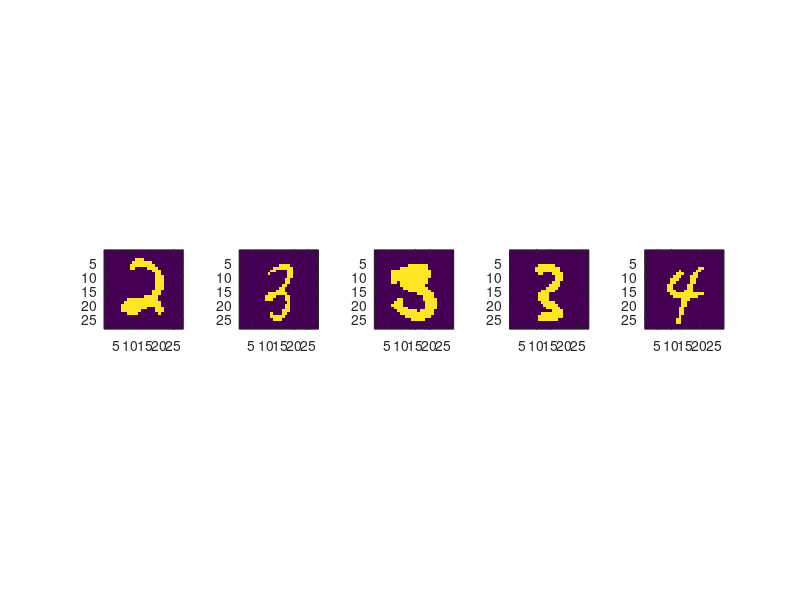

Reproduce this figure in MATLAB. (Note: this script raises an error after producing the figure.)
% loading data
clc
clear
N = 800; 
D = 28*28; 
X = uint8(zeros(N,D));
fid = fopen ('a012_images.dat', 'r');
for i = 1:N
    X(i,:) = fread(fid, [D], 'uint8');
end;
status = fclose(fid);
%%
% A4E4_1
number_of_images = 5;
for i=1:number_of_images
    subplot(1,number_of_images,i)
    imagesc(reshape(X(i,:), 28, 28))
%     BW_map=[1,1,1; 0,0,0]; colormap(BW_map);
    axis square
end
%%
% A4E_2
clc
clearvars -except X N D
N = length(X); % number of samples
K = 3; % number of classes, 3
PI = 1/K * ones(1,K); % a priori equal mixing coefficiens
% Initialize the means μk to random values around the sample mean of each variable
MU = 0.5.*rand(K, D) + 0.25;

% 1. evaluate the initial value of the log likelihood - Bishop eq(9.28)
likelihood = 0;
p_x_mu = [];
for j=1:K

    p_x_mu = p_x_mu * binopdf(X, 1, MU(j,i));

	likelihood_i = PI(j) * p_x_mu;
	likelihood = likelihood + likelihood_i;
end
total_log_likelihood = sum(log(likelihood));

total_log_likelihood


%%
iterations = 100;
store_log_likelihoods = zeros(1, iterations);
GAMMA = zeros(N, K); % responsibilities

for step=1:iterations
    step
    % 2. Evaluate the responsibilities using the current parameter values -
    % Bishop eq(9.23)
    
    for j=1:K
        p_x = PI(j)*mvnpdf(X, MU(j, :), SIGMA(:, :, j));% top in 9.23
        total_p_x = 0;
%         bot in 9.23
        for l=1:K
            p_x_tmp = PI(l)*mvnpdf(X, MU(l, :), SIGMA(:, :, l));
            total_p_x = total_p_x + p_x_tmp;
        end
        GAMMA(:,j) = p_x ./ total_p_x;
    end

    % 3. Re-estimate the parameters using current responsibilities
    % Bishop eqs(9.24 - 9.27)
    for j=1:K
        N_k = sum(GAMMA(:,j));
        mu_new =  GAMMA(:,j)'*X;
        MU(j,:) = 1/N_k.* mu_new;
        sigma_new_all = zeros(4, 4);
        for i=1:N
            sigma_new = GAMMA(i,j).*( (X(i,:)-MU(j, :))' * (X(i,:)-MU(j, :)) ) ;
            sigma_new_all = sigma_new_all + sigma_new;
        end
        SIGMA(:, :, j) = 1/N_k * sigma_new_all;
        PI(j) = N_k/N;
    end
 
    % 4. Evaluate log likelihood
    likelihood = 0;
    for j=1:K
        likelihood_i = PI(j) * mvnpdf(X, MU(j,:), SIGMA(:, :, j));
        likelihood = likelihood + likelihood_i;
    end
    total_log_likelihood = sum(log(likelihood));

%     total_log_likelihood
    store_log_likelihoods(step) = total_log_likelihood;
end

plot(store_log_likelihoods)